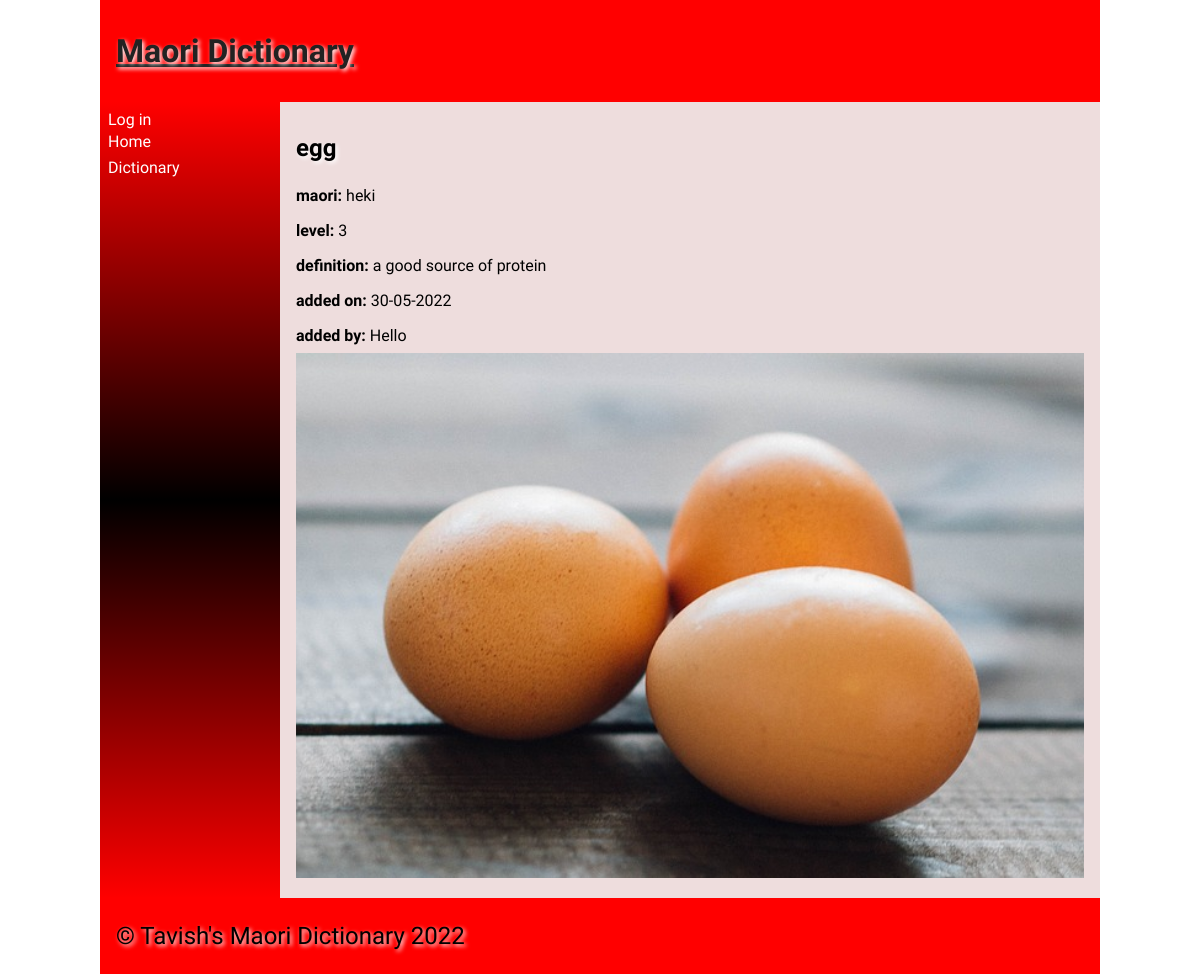
Page /words/egg on the committed database.
### tables this page shows
CREATE TABLE "words"
(
    id         integer
        constraint words_pk
            primary key autoincrement,
    english    varchar(30),
    maori      varchar(30),
    definition varchar(200),
    level      integer(2),
    image      varchar(15),
    userid     integer
        references users,
    timestamp  DATETIME
);

CREATE TABLE users
(
    id       integer
        constraint users_pk
            primary key autoincrement,
    fname    VARCHAR(30),
    lname    VARCHAR(30),
    email    VARCHAR(80),
    password CHAR(60)
);

### app.py (the view)
@app.route('/words/<xword>')  # detailed display of words once clicking on the intial display
def render_word_page(xword):  # xword is the word that is being clicked on
    if is_logged_in():  # only needs userid if logged in which allows people who aren't logged in to also view the dictionary
        userid = session['userid']
    con = create_connection(DB_NAME)
    cur = con.cursor()
    cur.execute("SELECT english, maori, level, definition, image, timestamp, id, userid FROM words WHERE english=?",
                (xword,))  # executes query and passes the word being clicked on
    word_data = cur.fetchall()
    print(word_data)
    cur.execute("SELECT fname FROM users WHERE id=?", (word_data[0][7],))
    user_data = cur.fetchall()
    con.commit()
    con.close()
    print(user_data)
    return render_template('words.html', logged_in=is_logged_in(), words=word_data, users=user_data)

### app.py (called while the page is built)
def is_logged_in():
    if session.get('email') is None:  # if email not entered, then user isn't logged in
        print('Not logged in')
        return False
    else:
        print('Logged in')  # if email is entered then user is logged in
        return True

def create_connection(db_file):
    try:
        connection = sqlite3.connect(db_file)
        connection.execute('pragma foreign_keys=ON')
        return connection
    except Error as e:
        print(e)
    return None

### templates/words.html (shortened to what this page needs)
{% extends "base.html" %}
{%block heading%}<a href="/"><strong> Maori Dictionary</strong></a> {% endblock %}
{% block main %}
<div id="words">
    {% for words in words %}
    <div class="product-box">
        <h2> {{ words[0] }}</h2>
        <p><strong> maori: </strong> {{ words[1] }}</p>
        <p><strong> level: </strong> {{ words[2] }}</p>
        <p><strong> definition: </strong> {{ words[3] }}</p>
        <p><strong> added on: </strong> {{ words[5] }}</p>
        <p><strong> added by: </strong> {{ users[0][0] }}</p>
        <img src="/static/images/{{words[4] }}">
    </div>
    {% endfor %}
</div>
{% endblock %}

### static/css/style.css (style rules this page uses)
* { font-family: Comfortaa, sans-serif; margin: 0; padding: 0; box-sizing: border-box; }
h1, h2, h3, h4 { padding: 1rem 0; font-family: 'Suez One', serif; color: #000; text-shadow: 2px 2px 4px #fff; }
p { padding: 0.5rem 0; }
a { color: #222; }
img { width: 100%; }

### rows in the picture
words: english "egg", maori "heki", level "3", definition "a good source of protein", timestamp "30-05-2022", image (picture)
users: fname "Hello"
